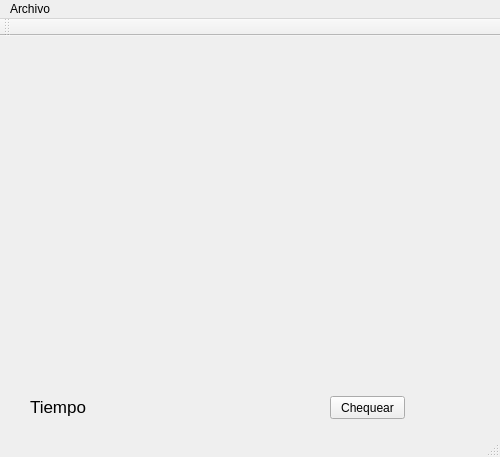
<?xml version="1.0" encoding="UTF-8"?>
<ui version="4.0">
 <class>Sudoku</class>
 <widget class="QMainWindow" name="Sudoku">
  <property name="geometry">
   <rect>
    <x>0</x>
    <y>0</y>
    <width>500</width>
    <height>457</height>
   </rect>
  </property>
  <property name="windowTitle">
   <string>Sudoku</string>
  </property>
  <property name="autoFillBackground">
   <bool>false</bool>
  </property>
  <widget class="QWidget" name="centralWidget">
   <widget class="QWidget" name="gridLayoutWidget">
    <property name="geometry">
     <rect>
      <x>10</x>
      <y>10</y>
      <width>471</width>
      <height>331</height>
     </rect>
    </property>
    <layout class="QGridLayout" name="tablet"/>
   </widget>
   <widget class="QLabel" name="label">
    <property name="geometry">
     <rect>
      <x>30</x>
      <y>360</y>
      <width>61</width>
      <height>21</height>
     </rect>
    </property>
    <property name="font">
     <font>
      <pointsize>13</pointsize>
     </font>
    </property>
    <property name="text">
     <string>Tiempo :</string>
    </property>
   </widget>
   <widget class="QPushButton" name="btn_Chequear">
    <property name="geometry">
     <rect>
      <x>330</x>
      <y>360</y>
      <width>75</width>
      <height>23</height>
     </rect>
    </property>
    <property name="text">
     <string>Chequear</string>
    </property>
   </widget>
  </widget>
  <widget class="QMenuBar" name="menuBar">
   <property name="geometry">
    <rect>
     <x>0</x>
     <y>0</y>
     <width>500</width>
     <height>21</height>
    </rect>
   </property>
   <widget class="QMenu" name="menuArchivo">
    <property name="title">
     <string>Archivo</string>
    </property>
    <addaction name="actionGuadar_Partida"/>
    <addaction name="separator"/>
    <addaction name="actionSalir"/>
   </widget>
   <addaction name="menuArchivo"/>
  </widget>
  <widget class="QToolBar" name="mainToolBar">
   <attribute name="toolBarArea">
    <enum>TopToolBarArea</enum>
   </attribute>
   <attribute name="toolBarBreak">
    <bool>false</bool>
   </attribute>
  </widget>
  <widget class="QStatusBar" name="statusBar"/>
  <action name="actionGuadar_Partida">
   <property name="text">
    <string>Guadar Partida</string>
   </property>
  </action>
  <action name="action">
   <property name="text">
    <string>_</string>
   </property>
  </action>
  <action name="actionSalir">
   <property name="text">
    <string>Salir</string>
   </property>
  </action>
 </widget>
 <layoutdefault spacing="6" margin="11"/>
 <resources/>
 <connections/>
</ui>
